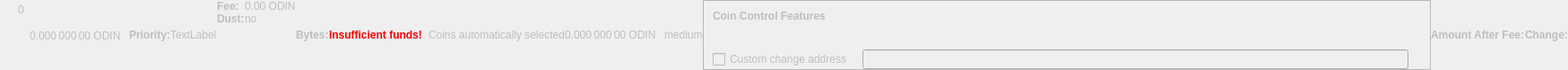
    <widget class="QWidget" name="dummyHideWidget" native="true">
     <property name="enabled">
      <bool>false</bool>
     </property>
     <property name="maximumSize">
      <size>
       <width>100</width>
       <height>22</height>
      </size>
     </property>
     <layout class="QHBoxLayout" name="dummyHideLayout">
      <property name="spacing">
       <number>0</number>
      </property>
      <property name="leftMargin">
       <number>0</number>
      </property>
      <property name="topMargin">
       <number>0</number>
      </property>
      <property name="rightMargin">
       <number>0</number>
      </property>
      <property name="bottomMargin">
       <number>0</number>
      </property>
      <item>
       <layout class="QFormLayout" name="formLayoutCoinControl1">
        <property name="horizontalSpacing">
         <number>10</number>
        </property>
        <property name="verticalSpacing">
         <number>14</number>
        </property>
        <property name="leftMargin">
         <number>10</number>
        </property>
        <property name="topMargin">
         <number>4</number>
        </property>
        <property name="rightMargin">
         <number>6</number>
        </property>
        <item row="0" column="1">
         <widget class="QLabel" name="labelCoinControlBytes">
          <property name="cursor">
           <cursorShape>IBeamCursor</cursorShape>
          </property>
          <property name="contextMenuPolicy">
           <enum>Qt::ActionsContextMenu</enum>
          </property>
          <property name="text">
           <string notr="true">0</string>
          </property>
          <property name="textInteractionFlags">
           <set>Qt::LinksAccessibleByMouse|Qt::TextSelectableByKeyboard|Qt::TextSelectableByMouse</set>
          </property>
         </widget>
        </item>
       </layout>
      </item>
      <item>
       <widget class="QLabel" name="labelCoinControlAfterFee">
        <property name="enabled">
         <bool>false</bool>
        </property>
        <property name="sizePolicy">
         <sizepolicy hsizetype="Fixed" vsizetype="Fixed">
          <horstretch>0</horstretch>
          <verstretch>0</verstretch>
         </sizepolicy>
        </property>
        <property name="minimumSize">
         <size>
          <width>111</width>
          <height>12</height>
         </size>
        </property>
        <property name="maximumSize">
         <size>
          <width>111</width>
          <height>12</height>
         </size>
        </property>
        <property name="cursor">
         <cursorShape>IBeamCursor</cursorShape>
        </property>
        <property name="contextMenuPolicy">
         <enum>Qt::ActionsContextMenu</enum>
        </property>
        <property name="text">
         <string notr="true">0.000 000 00 ODIN</string>
        </property>
        <property name="textInteractionFlags">
         <set>Qt::LinksAccessibleByMouse|Qt::TextSelectableByKeyboard|Qt::TextSelectableByMouse</set>
        </property>
       </widget>
      </item>
      <item>
       <widget class="QLabel" name="labelCoinControlPriorityText">
        <property name="enabled">
         <bool>false</bool>
        </property>
        <property name="font">
         <font>
          <weight>75</weight>
          <bold>true</bold>
         </font>
        </property>
        <property name="text">
         <string>Priority:</string>
        </property>
       </widget>
      </item>
      <item>
       <layout class="QHBoxLayout" name="horizontalLayout">
        <item>
         <widget class="QLabel" name="WarningLabel">
          <property name="text">
           <string>TextLabel</string>
          </property>
         </widget>
        </item>
       </layout>
      </item>
      <item>
       <layout class="QFormLayout" name="formLayoutCoinControl3">
        <property name="horizontalSpacing">
         <number>0</number>
        </property>
        <property name="verticalSpacing">
         <number>0</number>
        </property>
        <property name="leftMargin">
         <number>0</number>
        </property>
        <property name="topMargin">
         <number>0</number>
        </property>
        <property name="rightMargin">
         <number>0</number>
        </property>
        <item row="0" column="0">
         <widget class="QLabel" name="labelCoinControlFeeText">
          <property name="enabled">
           <bool>false</bool>
          </property>
          <property name="font">
           <font>
            <weight>75</weight>
            <bold>true</bold>
           </font>
          </property>
          <property name="text">
           <string>Fee:</string>
          </property>
          <property name="margin">
           <number>0</number>
          </property>
         </widget>
        </item>
        <item row="0" column="1">
         <widget class="QLabel" name="labelCoinControlFee">
          <property name="enabled">
           <bool>false</bool>
          </property>
          <property name="cursor">
           <cursorShape>IBeamCursor</cursorShape>
          </property>
          <property name="contextMenuPolicy">
           <enum>Qt::ActionsContextMenu</enum>
          </property>
          <property name="text">
           <string notr="true">0.00 ODIN</string>
          </property>
          <property name="textInteractionFlags">
           <set>Qt::LinksAccessibleByMouse|Qt::TextSelectableByKeyboard|Qt::TextSelectableByMouse</set>
          </property>
         </widget>
        </item>
        <item row="1" column="0">
         <widget class="QLabel" name="labelCoinControlLowOutputText">
          <property name="enabled">
           <bool>false</bool>
          </property>
          <property name="font">
           <font>
            <weight>75</weight>
            <bold>true</bold>
           </font>
          </property>
          <property name="text">
           <string>Dust:</string>
          </property>
         </widget>
        </item>
        <item row="1" column="1">
         <widget class="QLabel" name="labelCoinControlLowOutput">
          <property name="enabled">
           <bool>false</bool>
          </property>
          <property name="cursor">
           <cursorShape>IBeamCursor</cursorShape>
          </property>
          <property name="contextMenuPolicy">
           <enum>Qt::ActionsContextMenu</enum>
          </property>
          <property name="text">
           <string>no</string>
          </property>
          <property name="textInteractionFlags">
           <set>Qt::LinksAccessibleByMouse|Qt::TextSelectableByKeyboard|Qt::TextSelectableByMouse</set>
          </property>
         </widget>
        </item>
       </layout>
      </item>
      <item>
       <widget class="QLabel" name="labelCoinControlBytesText">
        <property name="enabled">
         <bool>false</bool>
        </property>
        <property name="font">
         <font>
          <weight>75</weight>
          <bold>true</bold>
         </font>
        </property>
        <property name="text">
         <string>Bytes:</string>
        </property>
       </widget>
      </item>
      <item>
       <layout class="QFormLayout" name="formLayoutCoinControl2">
        <property name="horizontalSpacing">
         <number>0</number>
        </property>
        <property name="verticalSpacing">
         <number>0</number>
        </property>
        <property name="leftMargin">
         <number>0</number>
        </property>
        <property name="topMargin">
         <number>0</number>
        </property>
        <property name="rightMargin">
         <number>0</number>
        </property>
       </layout>
      </item>
      <item>
       <layout class="QHBoxLayout" name="horizontalLayoutCoinControl2">
        <property name="spacing">
         <number>0</number>
        </property>
        <property name="bottomMargin">
         <number>0</number>
        </property>
       </layout>
      </item>
      <item>
       <widget class="QLabel" name="labelCoinControlInsuffFunds">
        <property name="enabled">
         <bool>false</bool>
        </property>
        <property name="minimumSize">
         <size>
          <width>0</width>
          <height>0</height>
         </size>
        </property>
        <property name="font">
         <font>
          <weight>75</weight>
          <bold>true</bold>
         </font>
        </property>
        <property name="styleSheet">
         <string notr="true">color:red;font-weight:bold;</string>
        </property>
        <property name="text">
         <string>Insufficient funds!</string>
        </property>
        <property name="margin">
         <number>5</number>
        </property>
       </widget>
      </item>
      <item>
       <layout class="QFormLayout" name="formLayoutCoinControl4">
        <property name="horizontalSpacing">
         <number>0</number>
        </property>
        <property name="verticalSpacing">
         <number>0</number>
        </property>
        <property name="leftMargin">
         <number>0</number>
        </property>
        <property name="topMargin">
         <number>0</number>
        </property>
        <property name="rightMargin">
         <number>0</number>
        </property>
       </layout>
      </item>
      <item>
       <widget class="QLabel" name="labelCoinControlChangeLabel">
        <property name="enabled">
         <bool>false</bool>
        </property>
        <property name="sizePolicy">
         <sizepolicy hsizetype="Preferred" vsizetype="Expanding">
          <horstretch>0</horstretch>
          <verstretch>0</verstretch>
         </sizepolicy>
        </property>
        <property name="minimumSize">
         <size>
          <width>0</width>
          <height>0</height>
         </size>
        </property>
        <property name="text">
         <string/>
        </property>
        <property name="margin">
         <number>3</number>
        </property>
       </widget>
      </item>
      <item>
       <widget class="QLabel" name="labelCoinControlAutomaticallySelected">
        <property name="enabled">
         <bool>false</bool>
        </property>
        <property name="sizePolicy">
         <sizepolicy hsizetype="Fixed" vsizetype="Fixed">
          <horstretch>0</horstretch>
          <verstretch>0</verstretch>
         </sizepolicy>
        </property>
        <property name="minimumSize">
         <size>
          <width>0</width>
          <height>0</height>
         </size>
        </property>
        <property name="maximumSize">
         <size>
          <width>240</width>
          <height>16777215</height>
         </size>
        </property>
        <property name="text">
         <string>Coins automatically selected</string>
        </property>
        <property name="margin">
         <number>5</number>
        </property>
       </widget>
      </item>
      <item>
       <widget class="QLabel" name="labelCoinControlChange">
        <property name="enabled">
         <bool>false</bool>
        </property>
        <property name="sizePolicy">
         <sizepolicy hsizetype="Fixed" vsizetype="Fixed">
          <horstretch>0</horstretch>
          <verstretch>0</verstretch>
         </sizepolicy>
        </property>
        <property name="minimumSize">
         <size>
          <width>111</width>
          <height>0</height>
         </size>
        </property>
        <property name="maximumSize">
         <size>
          <width>111</width>
          <height>16777215</height>
         </size>
        </property>
        <property name="cursor">
         <cursorShape>IBeamCursor</cursorShape>
        </property>
        <property name="contextMenuPolicy">
         <enum>Qt::ActionsContextMenu</enum>
        </property>
        <property name="text">
         <string notr="true">0.000 000 00 ODIN</string>
        </property>
        <property name="textInteractionFlags">
         <set>Qt::LinksAccessibleByMouse|Qt::TextSelectableByKeyboard|Qt::TextSelectableByMouse</set>
        </property>
       </widget>
      </item>
      <item>
       <widget class="QLabel" name="labelCoinControlPriority">
        <property name="enabled">
         <bool>false</bool>
        </property>
        <property name="cursor">
         <cursorShape>IBeamCursor</cursorShape>
        </property>
        <property name="contextMenuPolicy">
         <enum>Qt::ActionsContextMenu</enum>
        </property>
        <property name="text">
         <string>medium</string>
        </property>
        <property name="textInteractionFlags">
         <set>Qt::LinksAccessibleByMouse|Qt::TextSelectableByKeyboard|Qt::TextSelectableByMouse</set>
        </property>
       </widget>
      </item>
      <item>
       <widget class="QFrame" name="frameCoinControl">
        <property name="sizePolicy">
         <sizepolicy hsizetype="Expanding" vsizetype="Expanding">
          <horstretch>0</horstretch>
          <verstretch>0</verstretch>
         </sizepolicy>
        </property>
        <property name="maximumSize">
         <size>
          <width>16777215</width>
          <height>16777215</height>
         </size>
        </property>
        <property name="frameShape">
         <enum>QFrame::StyledPanel</enum>
        </property>
        <property name="frameShadow">
         <enum>QFrame::Sunken</enum>
        </property>
        <layout class="QVBoxLayout" name="verticalLayoutCoinControl2_2">
         <property name="spacing">
          <number>0</number>
         </property>
         <property name="leftMargin">
          <number>0</number>
         </property>
         <property name="topMargin">
          <number>0</number>
         </property>
         <property name="rightMargin">
          <number>0</number>
         </property>
         <property name="bottomMargin">
          <number>0</number>
         </property>
         <item>
          <layout class="QVBoxLayout" name="verticalLayoutCoinControl" stretch="0,0,0,1">
           <property name="spacing">
            <number>0</number>
           </property>
           <property name="leftMargin">
            <number>10</number>
           </property>
           <property name="topMargin">
            <number>10</number>
           </property>
           <item>
            <layout class="QHBoxLayout" name="horizontalLayoutCoinControl1">
             <property name="bottomMargin">
              <number>15</number>
             </property>
             <item>
              <widget class="QLabel" name="labelCoinControlFeatures">
               <property name="enabled">
                <bool>false</bool>
               </property>
               <property name="sizePolicy">
                <sizepolicy hsizetype="Preferred" vsizetype="Maximum">
                 <horstretch>0</horstretch>
                 <verstretch>0</verstretch>
                </sizepolicy>
               </property>
               <property name="font">
                <font>
                 <weight>75</weight>
                 <bold>true</bold>
                </font>
               </property>
               <property name="styleSheet">
                <string notr="true">font-weight:bold;</string>
               </property>
               <property name="text">
                <string>Coin Control Features</string>
               </property>
              </widget>
             </item>
            </layout>
           </item>
           <item>
            <widget class="QWidget" name="widgetCoinControl" native="true">
             <property name="sizePolicy">
              <sizepolicy hsizetype="Preferred" vsizetype="Preferred">
               <horstretch>0</horstretch>
               <verstretch>0</verstretch>
              </sizepolicy>
             </property>
             <property name="minimumSize">
              <size>
               <width>0</width>
               <height>0</height>
              </size>
             </property>
             <property name="styleSheet">
              <string notr="true"/>
             </property>
             <layout class="QHBoxLayout" name="horizontalLayoutCoinControl5_2">
              <property name="leftMargin">
               <number>0</number>
              </property>
              <property name="topMargin">
               <number>0</number>
              </property>
              <property name="rightMargin">
               <number>0</number>
              </property>
              <property name="bottomMargin">
               <number>0</number>
              </property>
              <item>
               <layout class="QHBoxLayout" name="horizontalLayoutCoinControl3">
                <property name="spacing">
                 <number>20</number>
                </property>
                <property name="topMargin">
                 <number>0</number>
                </property>
                <property name="bottomMargin">
                 <number>10</number>
                </property>
               </layout>
              </item>
             </layout>
            </widget>
           </item>
           <item>
            <layout class="QHBoxLayout" name="horizontalLayoutCoinControl4" stretch="0,0,0">
             <property name="spacing">
              <number>12</number>
             </property>
             <property name="sizeConstraint">
              <enum>QLayout::SetDefaultConstraint</enum>
             </property>
             <property name="topMargin">
              <number>5</number>
             </property>
             <property name="rightMargin">
              <number>5</number>
             </property>
             <item>
              <widget class="QCheckBox" name="checkBoxCoinControlChange">
               <property name="enabled">
                <bool>false</bool>
               </property>
               <property name="toolTip">
                <string>If this is activated, but the change address is empty or invalid, change will be sent to a newly generated address.</string>
               </property>
               <property name="text">
                <string>Custom change address</string>
               </property>
              </widget>
             </item>
             <item>
              <widget class="QValidatedLineEdit" name="lineEditCoinControlChange">
               <property name="enabled">
                <bool>false</bool>
               </property>
               <property name="sizePolicy">
                <sizepolicy hsizetype="Expanding" vsizetype="Fixed">
                 <horstretch>0</horstretch>
                 <verstretch>0</verstretch>
                </sizepolicy>
               </property>
              </widget>
             </item>
             <item>
              <widget class="QLabel" name="labelCoinControlChangeLabel_2">
               <property name="sizePolicy">
                <sizepolicy hsizetype="Preferred" vsizetype="Expanding">
                 <horstretch>0</horstretch>
                 <verstretch>0</verstretch>
                </sizepolicy>
               </property>
               <property name="minimumSize">
                <size>
                 <width>0</width>
                 <height>0</height>
                </size>
               </property>
               <property name="text">
                <string/>
               </property>
               <property name="margin">
                <number>3</number>
               </property>
              </widget>
             </item>
            </layout>
           </item>
           <item>
            <spacer name="verticalSpacerCoinControl">
             <property name="orientation">
              <enum>Qt::Vertical</enum>
             </property>
             <property name="sizeHint" stdset="0">
              <size>
               <width>800</width>
               <height>1</height>
              </size>
             </property>
            </spacer>
           </item>
          </layout>
         </item>
        </layout>
       </widget>
      </item>
      <item>
       <widget class="QLabel" name="labelCoinControlAfterFeeText">
        <property name="enabled">
         <bool>false</bool>
        </property>
        <property name="minimumSize">
         <size>
          <width>0</width>
          <height>0</height>
         </size>
        </property>
        <property name="maximumSize">
         <size>
          <width>16777215</width>
          <height>16777215</height>
         </size>
        </property>
        <property name="font">
         <font>
          <weight>75</weight>
          <bold>true</bold>
         </font>
        </property>
        <property name="text">
         <string>Amount After Fee:</string>
        </property>
        <property name="alignment">
         <set>Qt::AlignLeading|Qt::AlignLeft|Qt::AlignVCenter</set>
        </property>
        <property name="margin">
         <number>0</number>
        </property>
       </widget>
      </item>
      <item>
       <widget class="QLabel" name="labelCoinControlChangeText">
        <property name="enabled">
         <bool>false</bool>
        </property>
        <property name="sizePolicy">
         <sizepolicy hsizetype="Preferred" vsizetype="Preferred">
          <horstretch>0</horstretch>
          <verstretch>0</verstretch>
         </sizepolicy>
        </property>
        <property name="minimumSize">
         <size>
          <width>0</width>
          <height>0</height>
         </size>
        </property>
        <property name="maximumSize">
         <size>
          <width>16777215</width>
          <height>16777215</height>
         </size>
        </property>
        <property name="font">
         <font>
          <weight>75</weight>
          <bold>true</bold>
         </font>
        </property>
        <property name="text">
         <string>Change:</string>
        </property>
        <property name="alignment">
         <set>Qt::AlignLeading|Qt::AlignLeft|Qt::AlignVCenter</set>
        </property>
       </widget>
      </item>
     </layout>
    </widget>
